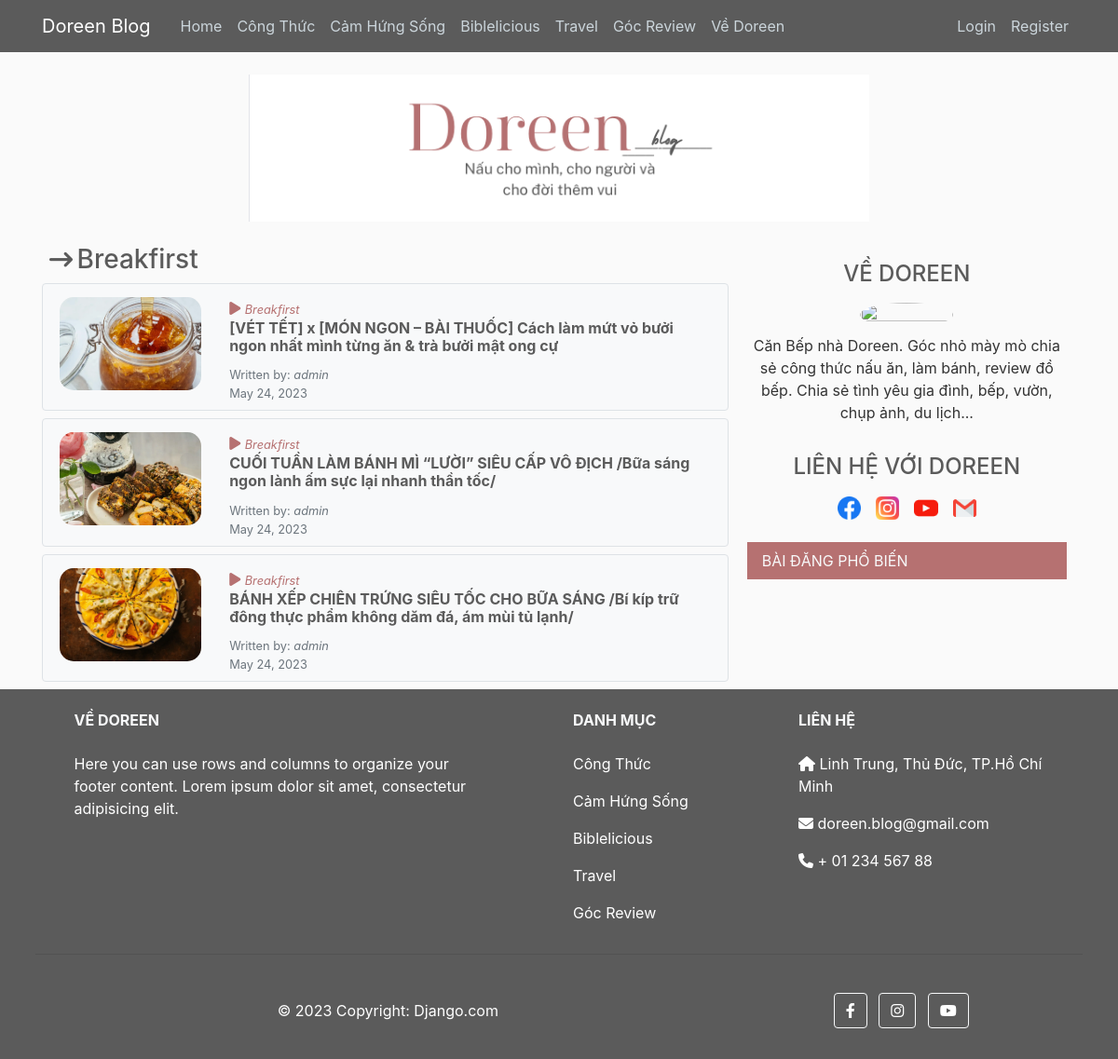
The app's page /category/sub-category/7/ with its own data.
### blog/models.py (models this page shows, shortened)
class Categories(models.Model):
    name = models.CharField(max_length=100)
    slug = models.SlugField(blank=True)

class SubCategories(models.Model):
    name = models.CharField(max_length=100)
    category = models.ForeignKey(Categories, on_delete=models.CASCADE)
    slug = models.SlugField(blank=True)

class Post(models.Model):
    title = models.CharField(max_length=100)
    content = models.TextField()
    date_posted = models.DateTimeField(default=timezone.now)
    author = models.ForeignKey(User, on_delete=models.CASCADE)
    sub_category = models.ForeignKey(
        SubCategories, on_delete=models.PROTECT, default='')
    image = models.ImageField(
        default='default.png', upload_to='post_pics')
    popular = models.BooleanField(default=False)
    favourite = models.ManyToManyField(
        User, related_name='favourite', blank=True, default=None)
    class Meta:
        ordering = ['-date_posted']

### blog/views.py (the view)
# urls.py: path('category/sub-category/<int:id>/', blog_view.subcategory_detail_page,
def subcategory_detail_page(request, id):
    sub_category = SubCategories.objects.get(id=id)
    posts = Post.objects.all().filter(sub_category=sub_category.id)
    context = {
        'subcategory': sub_category,
        'posts': posts,
    }
    return render(request, 'blog/sub_category_page.html', context)

### blog/context_processors.py (called while the page is built)
def category_list(request):
    return {
        "categories": Categories.objects.all()
    }

### blog/template/blog/sub_category_page.html
{%extends "blog/base.html"%}
{%block content%}
<div class="category-wrap ml-2">
  <i class="fa-solid fa-arrow-right-long"></i>
  <h3 class="d-inline-block">{{subcategory.name}} </h3>
</div>
{% for post in posts %}
    <article class="mb-2">
        <div class="p-2 border rounded bg-light">
          <div class="article-item-content d-flex row">
            <a href="{%url 'post-detail' post.id%}" class="article-item-img col-3">
              <img src="{{ post.image.url }}">
            </a>
            <div class="col-9">
              <div class="text-primary">
                <i class="fa-solid fa-play"></i>
                <small class="d-inline-block font-italic">{{ post.sub_category.name }}</small>
              </div>
              <h6><a class="article-item-name" href="{%url 'post-detail' post.id%}">{{ post.title }}</a></h6>
              <small class="text-muted">Written by: <span class="font-italic">{{ post.author }}</span></small>
              <small class="text-muted d-block">{{ post.date_posted|date:"F d, Y" }}</small>
            </div>
          </div>
        </div>
      </article>
    {%endfor%}
{%endblock content%}

### blog/template/blog/base.html (shortened to what this page needs)
{% load static %}
<!DOCTYPE html>
<html lang="en">
<head>
    <link rel="stylesheet" href="https://cdn.jsdelivr.net/npm/bootstrap@4.0.0/dist/css/bootstrap.min.css">
    <link rel="stylesheet" href="https://cdnjs.cloudflare.com/ajax/libs/font-awesome/6.4.0/css/all.min.css">
    <link rel="stylesheet" type="text/css" href="{%static 'style/main.css'%}">
    <link rel="stylesheet" type="text/css" href="{%static 'style/popular.css'%}">
</head>
<body>
    <header class="site-header">
      <nav class="navbar navbar-expand-md navbar-dark bg-steel fixed-top">
        <div class="container">
          <a class="navbar-brand mr-4" href="{% url 'home' %}">Doreen Blog</a>
          <div class="collapse navbar-collapse" id="navbarToggle">
            <div class="navbar-nav mr-auto">
              <a class="nav-item nav-link" href="{% url 'home' %}">Home</a>
              {% for category in categories %}
                <a class="nav-item nav-link" href="{%url 'category-detail' category.id%}">{{category.name }}</a>
              {% endfor %}
              <a class="nav-item nav-link" href="{% url 'home' %}">Về Doreen</a>
            </div>
            <div class="navbar-nav">
              {%if user.is_authenticated%}
                <a class="nav-item nav-link" href="{% url 'profile' %}">Profile</a>
                <a class="nav-item nav-link" href="{% url 'logout' %}">Logout</a>
              {%else%}
                <a class="nav-item nav-link" href="{% url 'login' %}">Login</a>
                <a class="nav-item nav-link" href="{% url 'register' %}">Register</a>
              {%endif%}
            </div>
          </div>
        </div>
      </nav>
    </header>
    <main role="main" class="container">
      <div id="logo" class="d-flex">
        <img src="{% static 'assets/logo.png' %}" />
      </div>
      <div class="row mt-4">
        <div class="col-md-8">
          {% block content %}{% endblock content%}
        </div>
        <div class="col-md-4">
          <div class="content-section">
            <div class="author-section">
              <h4 class="text-center py-2">
                VỀ DOREEN
              <div class="author-img d-flex justify-content-center">
                <img src="https://i1.wp.com/www.esheepkitchen.com/wp-content/uploads/2023/05/345043807_204872492333910_4222077120061922807_n.jpeg?resize=585%2C585&ssl=1" alt="">
              </div>
              <p class="text-center mt-2">Căn Bếp nhà Doreen. Góc nhỏ mày mò chia sẻ công thức nấu ăn, làm bánh, review đồ bếp. Chia sẻ tình yêu gia đình, bếp, vườn, chụp ảnh, du lịch...</p>
            </div>
            <div class="contact-section my-4">
              <h4 class="text-center py-2">
                LIÊN HỆ VỚI DOREEN
              <div class="d-flex justify-content-center social-icon-list">
                <a class="px-2" href="">
                  <img src="{% static 'assets/facebook.png' %}" />
                </a>
                <a class="px-2" href="">
                  <img src="{% static 'assets/instagram.png' %}" />
                </a>
                <a class="px-2" href="">
                  <img src="{% static 'assets/youtube.png' %}" />
                </a>
                <a class="px-2" href="">
                  <img src="{% static 'assets/gmail.png' %}" />
                </a>
              </div>
            </div>
            {%if request.get_full_path == "/profile/"%}
              {%include "blog/favorite_section.html"%}
            {%elif request.get_full_path == "/login/"%}
            {%elif request.get_full_path == "/logout/"%}
            {%elif request.get_full_path == "/register/"%}
            {%else%}
              {%include "blog/popular_section.html"%}
            {%endif%}
          </div>
        </div>
      </div>
    </main>
    <footer
    class="text-center text-lg-start text-white"
    style="background-color: #5B5B5B"
    >
      <div class="container p-2 pb-0">
        <section class="">
          <div class="row text-left">
            <div class="col-md-5 col-lg-5 col-xl-5 mx-auto mt-3">
              <h6 class="text-light text-uppercase mb-4 font-weight-bold">
                Về Doreen
              </h6>
              <p>
                Here you can use rows and columns to organize your footer
                content. Lorem ipsum dolor sit amet, consectetur adipisicing
                elit.
              </p>
            </div>
            <div class="col-md-3 col-lg-2 col-xl-2 mx-auto mt-3">
              <h6 class=" text-light text-uppercase mb-4 font-weight-bold">
                Danh mục
              </h6>
              {% for category in categories %}
                <p>
                  <a class="text-white" href="{%url 'category-detail' category.id%}">{{category.name }}</a>
                </p>
              {% endfor %}
            </div>
            <div class="col-md-4 col-lg-3 col-xl-3 mx-auto mt-3">
              <h6 class="text-light text-uppercase mb-4 font-weight-bold">Liên hệ</h6>
              <p><i class="fas fa-home"></i> Linh Trung, Thủ Đức, TP.Hồ Chí Minh</p>
              <p><i class="fas fa-envelope"></i> doreen.blog@gmail.com</p>
              <p><i class="fas fa-phone"></i> + 01 234 567 88</p>
            </div>
          </div>
        </section>
        <hr class="my-3">
        <section class="p-3 pt-0">
          <div class="row d-flex align-items-center">
            <div class="col-md-7 col-lg-8 text-center text-md-start">
              <div class="p-3">
                © 2023 Copyright:
                <a class="text-white" href="https://mdbootstrap.com/"
                  >Django.com
                </a>
              </div>
            </div>
            <div class="col-md-5 col-lg-4 ml-lg-0 text-center text-md-end">
              <a
                class="btn btn-outline-light btn-floating btn-hover m-1"
                class="text-white"
                role="button"
              >
                <i class="fab fa-facebook-f"></i>
              </a>
              <a
                class="btn btn-outline-light btn-floating btn-hover m-1"
                class="text-white"
                role="button"
              >
                <i class="fab fa-instagram"></i>
              </a>
              <a
                class="btn btn-outline-light btn-floating btn-hover m-1"
                class="text-white"
                role="button"
              >
                <i class="fab fa-youtube"></i>
              </a>
            </div>
          </div>
        </section>
      </div>
  </footer>
</body>
</html>

### blog/static/style/main.css (style rules this page uses)
body { background: #fafafa; color: #333333; margin-top: 5rem; }
h1, h2, h3, h4, h5, h6 { color: #5B5B5B; }
img { width: 100%; object-fit: cover; }
.bg-steel { background-color: #5B5B5B; }
.site-header .navbar-nav .nav-link { color: #cbd5db; }
.content-section { padding: 10px; border-radius: 3px; margin-bottom: 20px; }
.text-primary { color: #B67171 !important; }
.row { margin-right: -5px; margin-left: -5px; }
.col-4, .col-6, .col-md-8, .col-md-4 { padding-right: 5px; padding-left: 5px; }
#logo img { width: 60%; margin: 0 auto; }
.author-img img { width: 100px; height: 100%; object-fit: cover; border-radius: 50%; }
.article-item-content { padding-top: 6px; }
.article-item-name { color: #5B5B5B; font-weight: 700; }
article { margin-bottom: 20px; width: 100%; }
.social-icon-list { width: 48%; margin: 0 auto; }
.article-item-img img { width: 100%; border-radius: 15px; height: 100px; object-fit: cover; transition: transform .5s; }
.category-wrap i { font-size: 25px; color: #5B5B5B; }

### records on screen
Categories: name "Công Thức"
Categories: name "Cảm Hứng Sống"
Categories: name "Biblelicious"
Categories: name "Travel"
Categories: name "Góc Review"
SubCategories: name "Breakfirst"
Post: image (picture), sub_category.name "Breakfirst", title "[VÉT TẾT] x [MÓN NGON – BÀI THUỐC] Cách làm mứt vỏ bưởi ngon nhất mình từng ăn & trà bưởi mật ong cự", author "admin", date_posted "May 24, 2023"
Post: image (picture), sub_category.name "Breakfirst", title "CUỐI TUẦN LÀM BÁNH MÌ “LƯỜI” SIÊU CẤP VÔ ĐỊCH /Bữa sáng ngon lành ấm sực lại nhanh thần tốc/", author "admin", date_posted "May 24, 2023"
Post: image (picture), sub_category.name "Breakfirst", title "BÁNH XẾP CHIÊN TRỨNG SIÊU TỐC CHO BỮA SÁNG /Bí kíp trữ đông thực phẩm không dăm đá, ám mùi tủ lạnh/", author "admin", date_posted "May 24, 2023"
